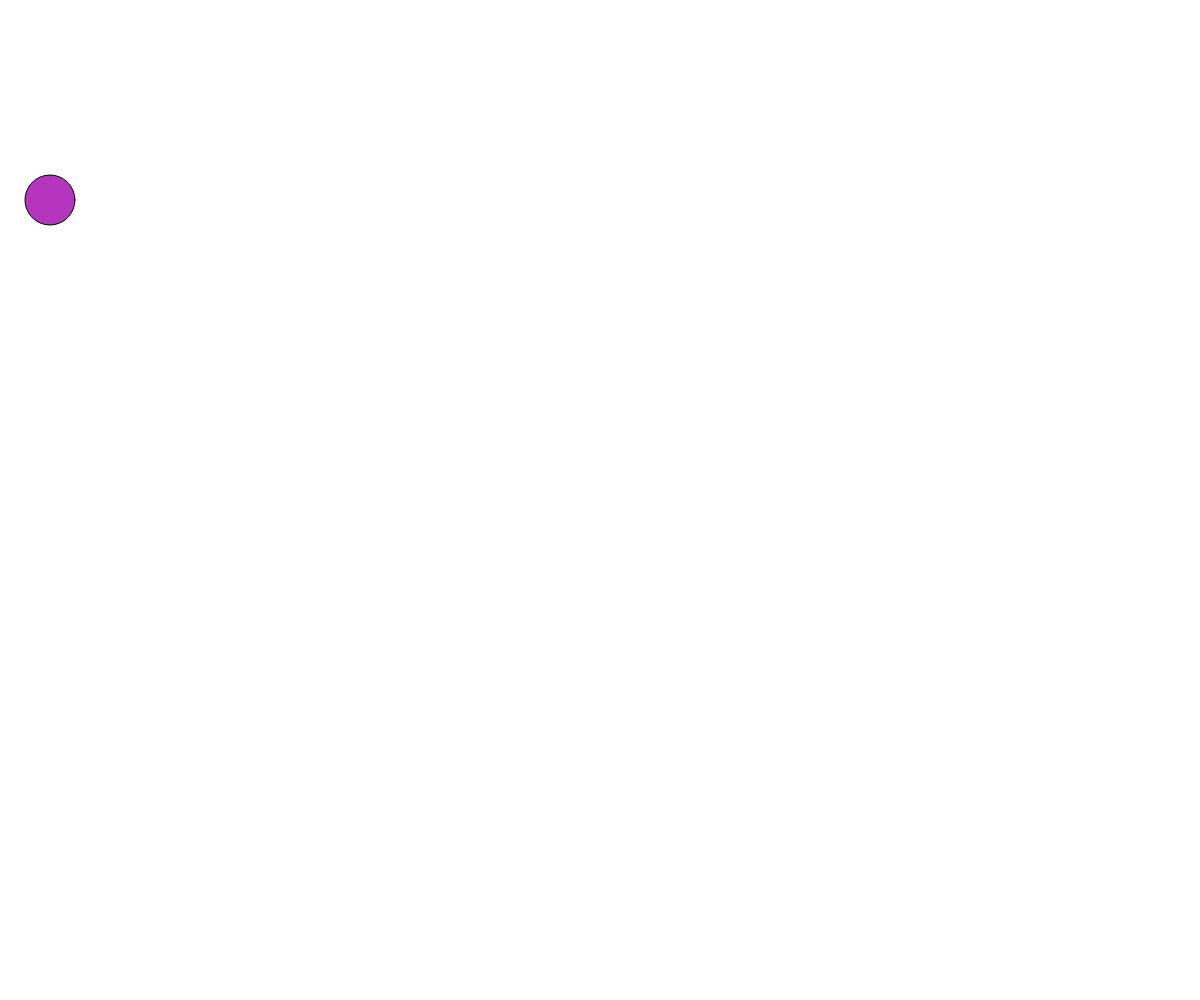
Frame 1 (no input)
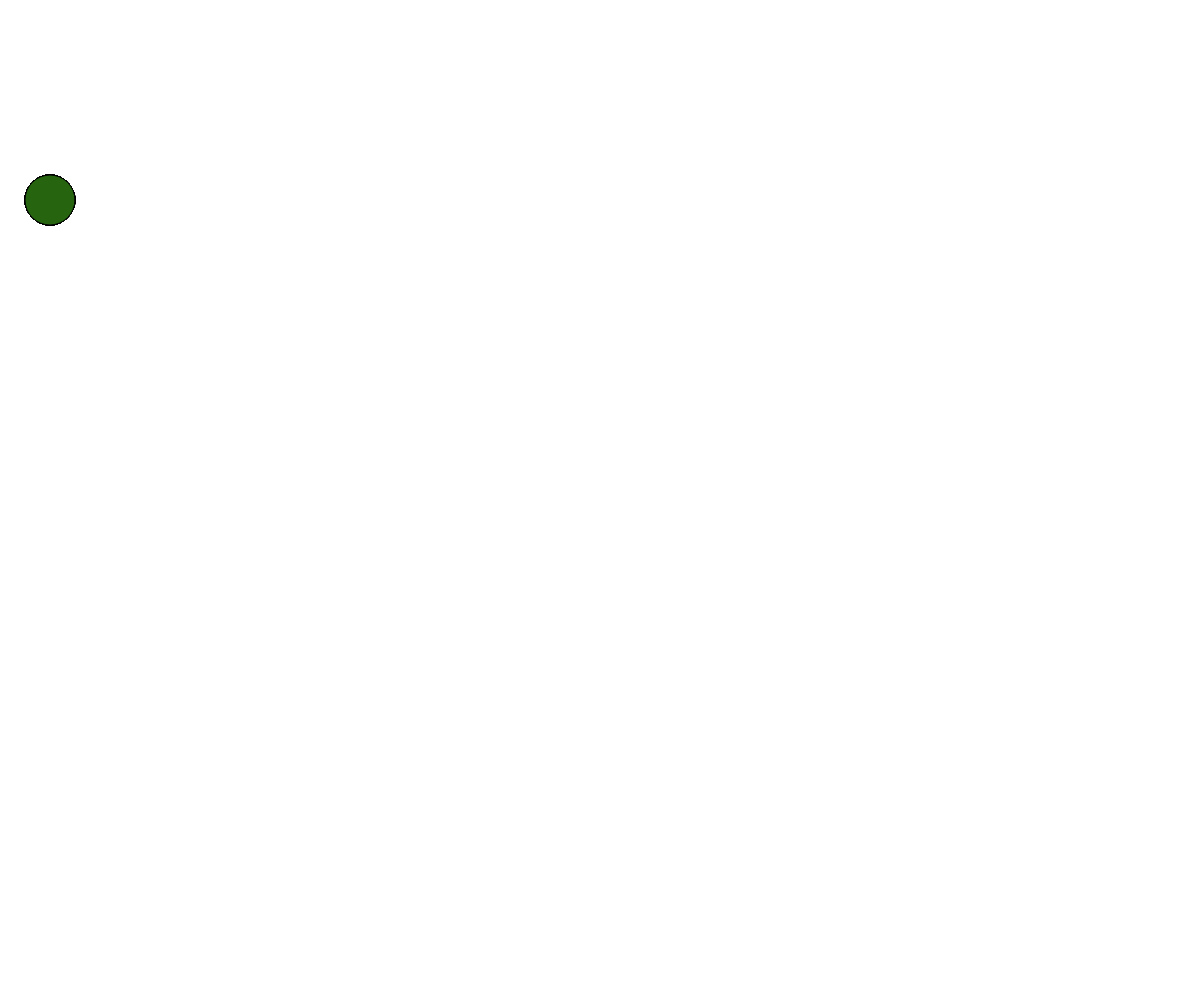
Frame 60 (no input)
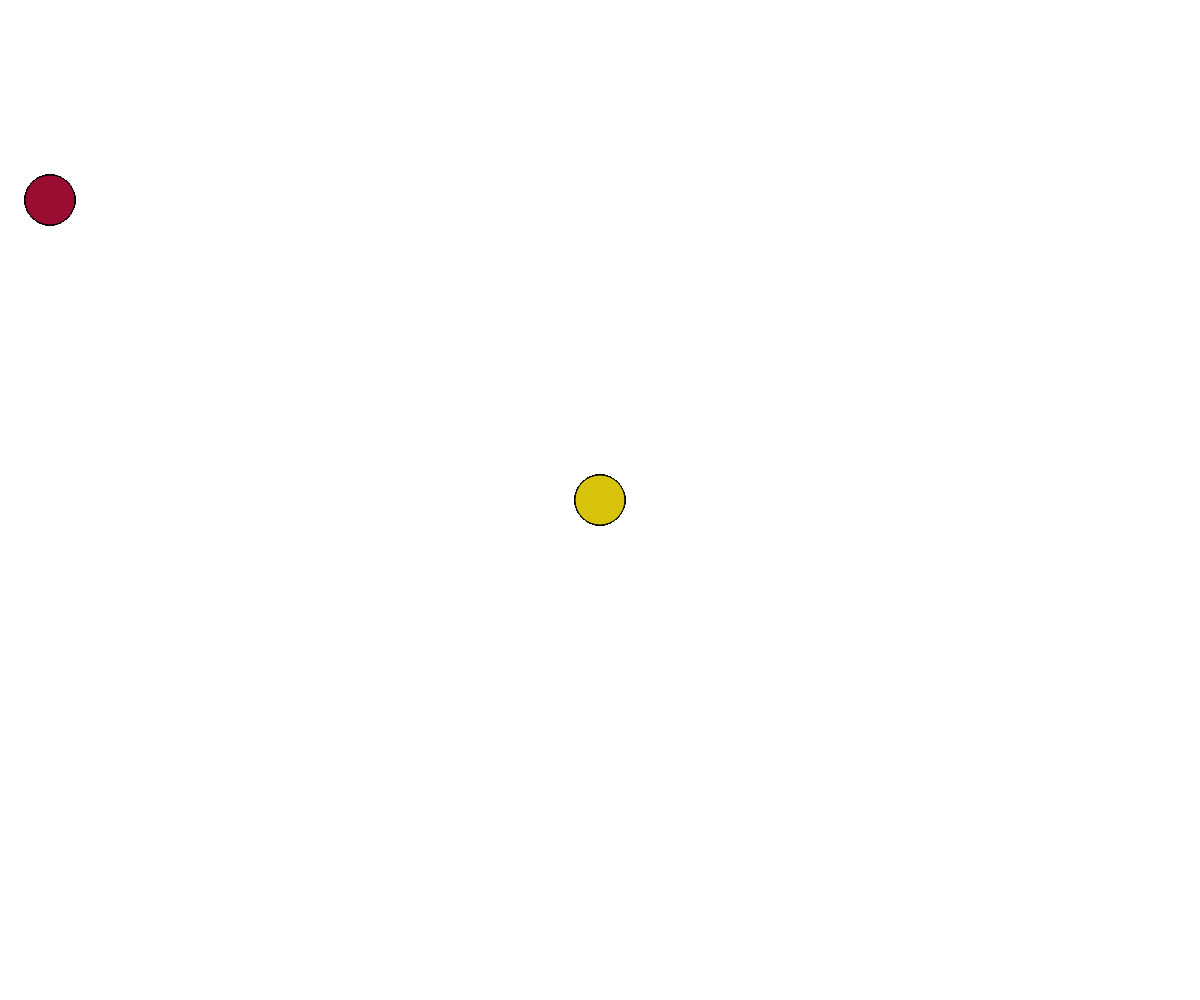
Frame 120 (the mouse pressed at the canvas centre since frame 60)

The p5.js sketch that drew these frames (run headless with seeded random() and noise() and a simulated clock; from frame 60 on, the mouse is pressed at the canvas centre):

// p5.js sketch
// ── sketch.js
let xballCoords = [50];
let yballCoords = [200];

function setup() {
  createCanvas(windowWidth, windowHeight);
}

function draw() {
  // background(255);

  for (let i=0; i<xballCoords.length; i++) {
    fill(random(255), random(255), random(255));
    ellipse(xballCoords[i], yballCoords[i], 50, 50);
  }
}

function mousePressed() {
  xballCoords.push(mouseX);
  yballCoords.push(mouseY);
}
